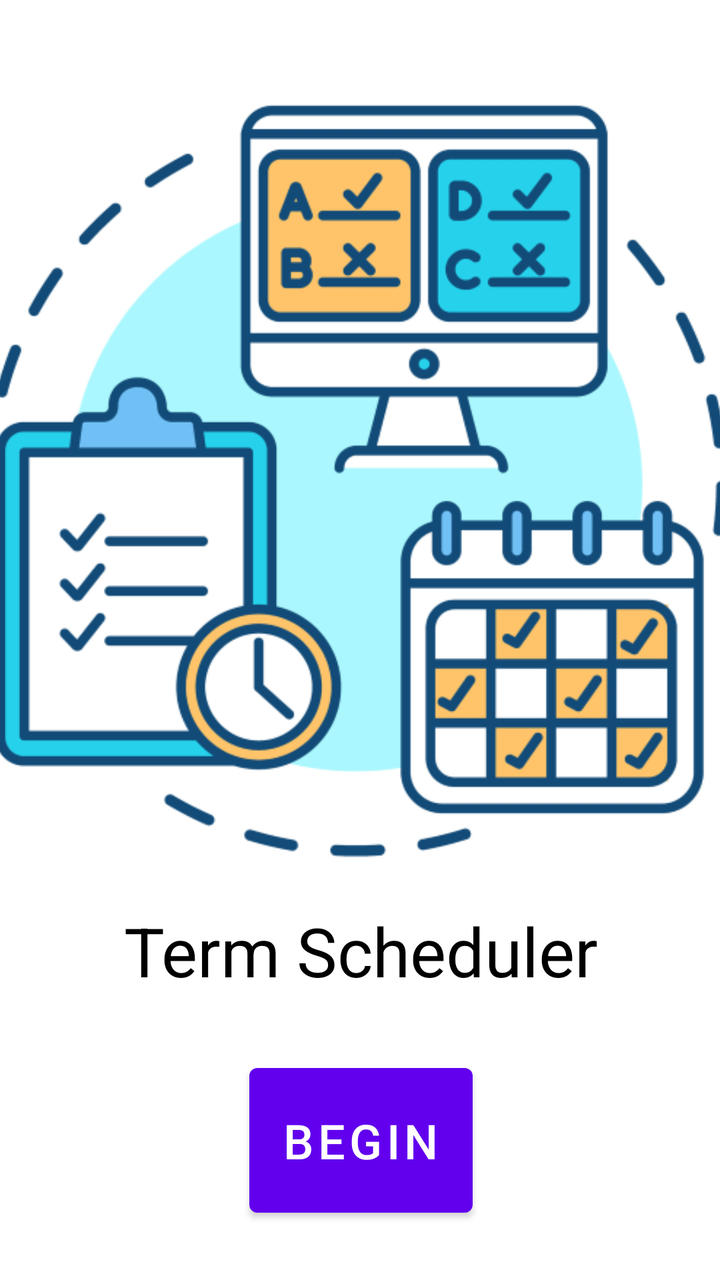
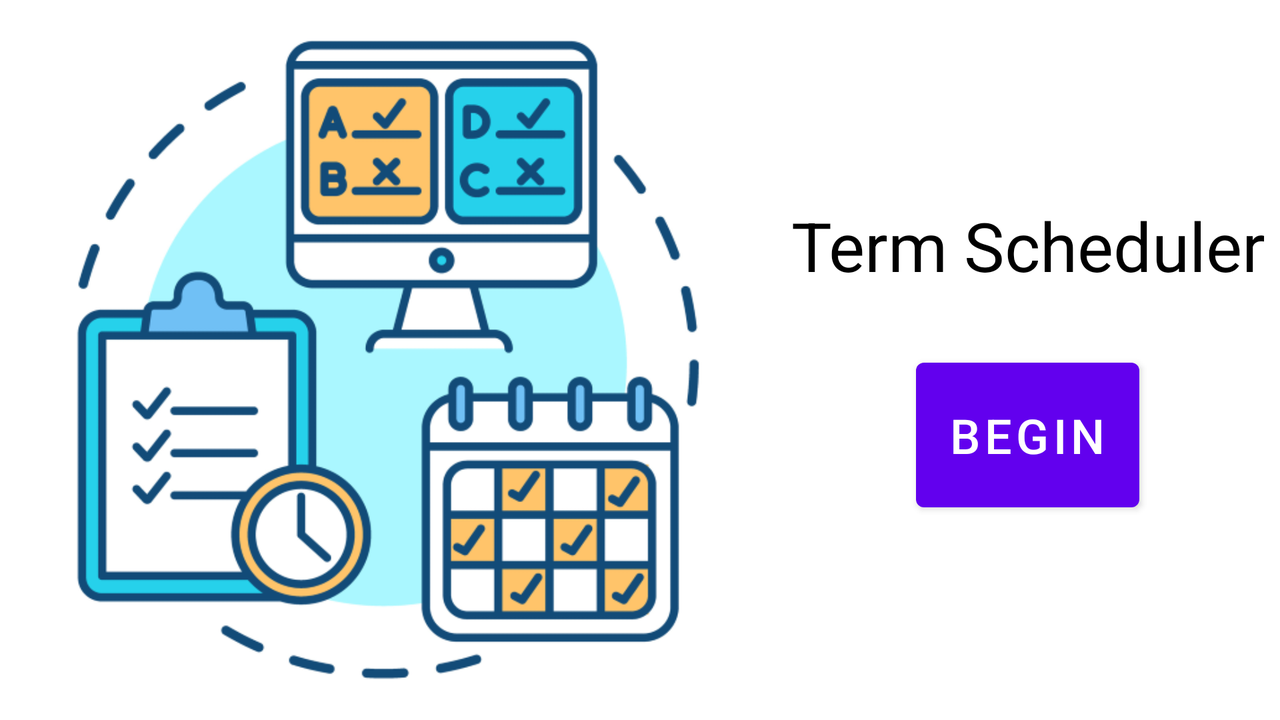

An Android layout and its configuration variant, each rendered on a device that would load it. The default file and the variant file are quoted in full after the pictures.
<!-- AndroidManifest.xml: application theme Theme.C196_Scheduler -->
<!-- res/layout/activity_main.xml -->
<?xml version="1.0" encoding="utf-8"?>
<androidx.constraintlayout.widget.ConstraintLayout xmlns:android="http://schemas.android.com/apk/res/android"
    xmlns:app="http://schemas.android.com/apk/res-auto"
    xmlns:tools="http://schemas.android.com/tools"
    android:layout_width="match_parent"
    android:layout_height="match_parent"
    tools:context=".UI.MainActivity">

    <LinearLayout
        android:layout_width="409dp"
        android:layout_height="729dp"
        android:layout_marginStart="1dp"
        android:layout_marginTop="1dp"
        android:layout_marginEnd="1dp"
        android:layout_marginBottom="1dp"
        android:gravity="center_vertical"
        android:orientation="vertical"
        app:layout_constraintBottom_toBottomOf="parent"
        app:layout_constraintEnd_toEndOf="parent"
        app:layout_constraintStart_toStartOf="parent"
        app:layout_constraintTop_toTopOf="parent">

        <ImageView
            android:id="@+id/imageView"
            android:layout_width="wrap_content"
            android:layout_height="424dp"
            android:padding="20dp"
            android:src="@drawable/home_img" />

        <TextView
            android:layout_width="match_parent"
            android:layout_height="wrap_content"
            android:text="Term Scheduler"
            android:textAlignment="center"
            android:textColor="#000000"
            android:textSize="34sp" />

        <Button
            android:id="@+id/beginBtn"
            android:layout_width="wrap_content"
            android:layout_height="wrap_content"
            android:layout_gravity="center"
            android:layout_marginTop="30dp"
            android:onClick="begin"
            android:paddingVertical="20dp"
            android:text="Begin"
            android:textSize="24sp" />
    </LinearLayout>
</androidx.constraintlayout.widget.ConstraintLayout>
<!-- resources referenced by this layout -->
<resources>
  <!-- drawable home_img: png bitmap (drawable-v24, 499042 bytes) -->
  <style name="Theme.C196_Scheduler" parent="Theme.MaterialComponents.DayNight.DarkActionBar">
          
          <item name="colorPrimary">@color/purple_500</item>
          <item name="colorPrimaryVariant">@color/purple_700</item>
          <item name="colorOnPrimary">@color/white</item>
          
          <item name="colorSecondary">@color/teal_200</item>
          <item name="colorSecondaryVariant">@color/teal_700</item>
          <item name="colorOnSecondary">@color/black</item>
          
          <item name="android:statusBarColor" tools:targetApi="l">?attr/colorPrimaryVariant</item>
          
      </style>
</resources>
<!-- res/layout-land/activity_main.xml (the repository's variant of the layout above) -->
<!-- drawn on the phone turned sideways -->
<?xml version="1.0" encoding="utf-8"?>
<androidx.constraintlayout.widget.ConstraintLayout xmlns:android="http://schemas.android.com/apk/res/android"
    xmlns:app="http://schemas.android.com/apk/res-auto"
    xmlns:tools="http://schemas.android.com/tools"
    android:layout_width="match_parent"
    android:layout_height="match_parent"
    tools:context=".UI.MainActivity">

    <LinearLayout
        android:layout_width="match_parent"
        android:layout_height="match_parent"
        android:orientation="horizontal">

        <ImageView
            android:id="@+id/imageView"
            android:layout_width="388dp"
            android:layout_height="match_parent"
            android:padding="20dp"
            android:src="@drawable/home_img" />

        <LinearLayout
            android:layout_width="match_parent"
            android:layout_height="match_parent"
            android:layout_marginStart="1dp"
            android:layout_marginTop="1dp"
            android:layout_marginEnd="1dp"
            android:layout_marginBottom="1dp"
            android:gravity="center_vertical"
            android:orientation="vertical">

            <TextView
                android:layout_width="match_parent"
                android:layout_height="wrap_content"
                android:text="Term Scheduler"
                android:textAlignment="center"
                android:textColor="#000000"
                android:textSize="34sp" />

            <Button
                android:id="@+id/beginBtn"
                android:layout_width="wrap_content"
                android:layout_height="wrap_content"
                android:layout_gravity="center"
                android:layout_marginTop="30dp"
                android:onClick="begin"
                android:paddingVertical="20dp"
                android:text="Begin"
                android:textSize="24sp" />
        </LinearLayout>
    </LinearLayout>

</androidx.constraintlayout.widget.ConstraintLayout>
